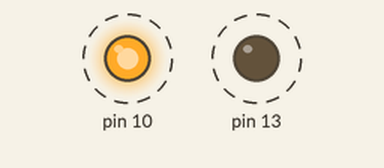
Simulated run of this sketch. Board: Arduino Uno, built with avr-gcc and run on an emulated ATmega328P. On the bench: output pins drawn as LEDs (lit = HIGH). Dashed ring = blinking.

Above: at 0.5 s.
Timing chart, 0 to 4.6 s (numbered marks = the images above):
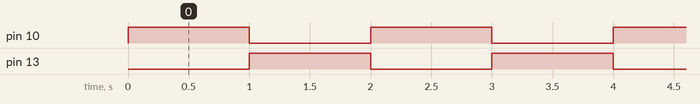

Measured:
- by itself, pin 10, pin 13: alternates HIGH for 1.0 s and LOW for 1.0 s

The sketch:

Blink.ino
```cpp
// the setup function runs once when you press reset or power the board
void setup() {
  // initialize digital pin LED_BUILTIN as an output.
  pinMode(10, OUTPUT);
  pinMode(13, OUTPUT);
}

// the loop function runs over and over again forever
void loop() {
  digitalWrite(10, HIGH);  // turn the LED on (HIGH is the voltage level)
  digitalWrite(13, LOW);
  delay(1000);                      // wait for a second
  digitalWrite(10, LOW);   // turn the LED off by making the voltage LOW
  digitalWrite(13, HIGH);
  delay(1000);                      // wait for a second
}
```
